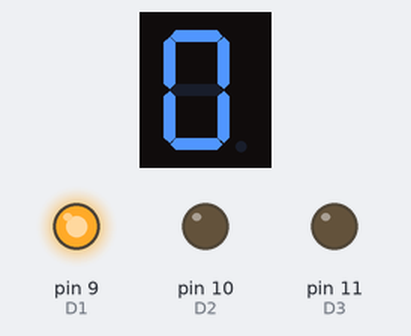
This sketch was run on a simulated Arduino Uno, built with avr-gcc and run on an emulated ATmega328P. Parts: 1-digit seven-segment display, output pins drawn as LEDs (lit = HIGH). Wiring (inferred from the names in the program): 1-digit 7-segment display, segments lit when LOW: segments pin 2, pin 3, pin 4, pin 5, pin 6, pin 7, pin 8. The segment pins are drawn as the display they are named for; pins used as bus, display or sensor lines are not drawn.

Above: at 0.1 s.
At 4.1 s:
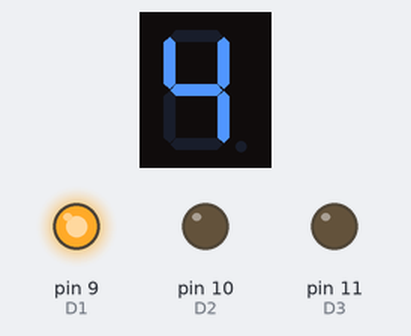
At 9.1 s:
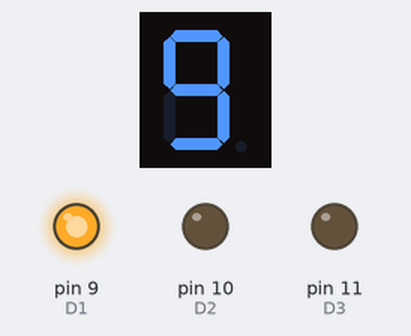
At 19.1 s:
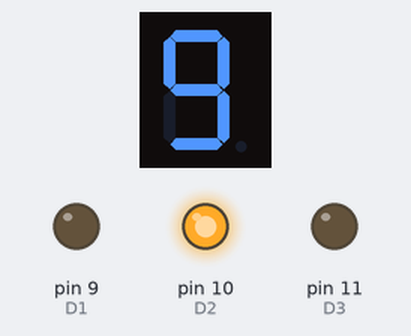
At 29.1 s:
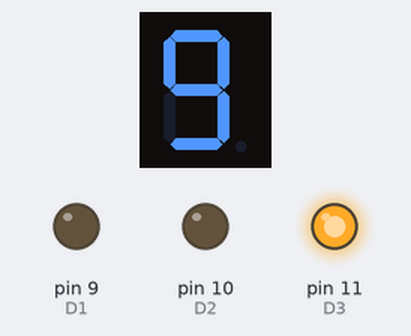
At 39.1 s:
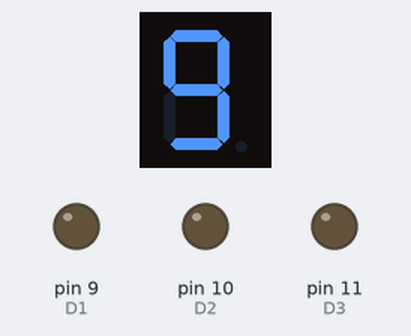
Timing chart, 0 to 40.0 s (numbered marks = the images above):
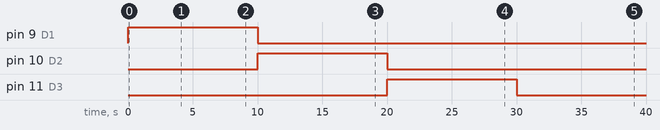

The sketch:

Part1.ino
```cpp
#define D4 12
#define A  2
#define F  7
#define D3 11
#define D2 10
#define B  3
#define E  6
#define D  5
#define C  4
#define G  8
#define D1 9
const byte no_on[] = {0, 0, 0, 0};
const byte D1_on[] = {1, 0, 0, 0};
const byte D2_on[] = {0, 1, 0, 0};
const byte D3_on[] = {0, 0, 1, 0};
const byte D4_on[] = {0, 0, 0, 1};
const byte Di_on[5][4] = {
  {0, 0, 0, 0},
  {1, 0, 0, 0},
  {0, 1, 0, 0},
  {0, 0, 1, 0},
  {0, 0, 0, 1}};

const byte num_0[] = {0, 0, 0, 0, 0, 0, 1};
const byte num_1[] = {1, 0, 0, 1, 1, 1, 1};
const byte num_2[] = {0, 0, 1, 0, 0, 1, 0};
const byte num_3[] = {0, 0, 0, 0, 1, 1, 0};
const byte num_4[] = {1, 0, 0, 1, 1, 0, 0};
const byte num_5[] = {0, 1, 0, 0, 1, 0, 0};
const byte num_6[] = {0, 1, 0, 0, 0, 0, 0};
const byte num_7[] = {0, 0, 0, 1, 1, 1, 1};
const byte num_8[] = {0, 0, 0, 0, 0, 0, 0};
const byte num_9[] = {0, 0, 0, 0, 1, 0, 0};
const byte num_i[10][7] = {
  {0, 0, 0, 0, 0, 0, 1},
  {1, 0, 0, 1, 1, 1, 1},
  {0, 0, 1, 0, 0, 1, 0},
  {0, 0, 0, 0, 1, 1, 0},
  {1, 0, 0, 1, 1, 0, 0},
  {0, 1, 0, 0, 1, 0, 0},
  {0, 1, 0, 0, 0, 0, 0},
  {0, 0, 0, 1, 1, 1, 1},
  {0, 0, 0, 0, 0, 0, 0},
  {0, 0, 0, 0, 1, 0, 0}};

void seven_segment(byte* digit, byte* number)
{
  digitalWrite(D1, digit[0]);
  digitalWrite(D2, digit[1]);
  digitalWrite(D3, digit[2]);
  digitalWrite(D4, digit[3]);

  digitalWrite(A, number[0]);
  digitalWrite(B, number[1]);
  digitalWrite(C, number[2]);
  digitalWrite(D, number[3]);
  digitalWrite(E, number[4]);
  digitalWrite(F, number[5]);
  digitalWrite(G, number[6]);
}

void setup()
{
  pinMode(2, OUTPUT);
  pinMode(3, OUTPUT);
  pinMode(4, OUTPUT);
  pinMode(5, OUTPUT);
  pinMode(6, OUTPUT);
  pinMode(7, OUTPUT);
  pinMode(8, OUTPUT);
  pinMode(9, OUTPUT);
  pinMode(10, OUTPUT);
  pinMode(11, OUTPUT);
  pinMode(12, OUTPUT);
}

void loop() {
  for(int i = 1; i < 5; i++)
    for(int j = 0; j < 10; j++)
    {
      seven_segment(Di_on[i], num_i[j]);
      delay(1000);
    }
}
```

Measured:
- by itself, pin 9 (D1): LOW → HIGH at 0.00 s, → LOW 10.0 s later
- by itself, pin 10 (D2): LOW → HIGH at 10.0 s, → LOW 10.0 s later
- by itself, pin 11 (D3): LOW → HIGH at 20.0 s, → LOW 10.0 s later
- what the display in image 1 shows lasts 1.0 s, from 4.0 s to 5.0 s
